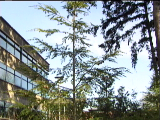
#> input picture python_projects/GMM_project/frame/b00001.bmp, 160 x 120 px, given in place of 00000.bmp, which was not available
$ python test.py
#> lines starting #> are read from the running program, lines starting #| are printed output that depends on the picture; pictures that were not available may be replaced by others from this repository, and a replacement may not be noted
import numpy as np
import cv2

#SECTION - background frame:
I = cv2.imread('./frame/00000.bmp')
#> I is the input picture: shape (120, 160, 3); mean B, G, R 146, 145.9, 135.9
fr_bw = cv2.cvtColor(I, cv2.COLOR_BGR2GRAY)
# cv2.imwrite('bw_grayscale_image.png', fr_bw)
height, width = fr_bw.shape
#> height = 120; width = 160
# print(height, width)

#SECTION - Number of Gaussian models per pixel(usually 3-5)
num_GM = 3

#SECTION - Initialize the mean for each Guassian component
mu0 = np.zeros((height, width, num_GM))
# print(mu0)
for i in range(num_GM):
    mu0[:, :, i] = fr_bw.astype(np.float64)
    # print(mu0[:,:,i])

# cv2.imwrite('test_mu.png', mu0[:, :, 0])

#SECTION - Set initial parameters
C = num_GM
T = 5                                           # threshold
D = 2.5                                         # Deviation threshold
alpha = 0.001                                   # Learning rate
thresh = 0.5                                    # Foreground threshold
sd0 = 15                                        # Initial standard deviation
w = np.ones((height, width, num_GM))/num_GM     # Initialize the weight matrix      w = 0.33    w.shape = (120, 320, 3)
# print(w.shape)
sd = sd0 * np.ones((height, width, num_GM))     # Initialize the standard deviation     sd = 15     sd.shape = (120, 320, 3)
# print(sd.shape)
p = alpha / w                                   # Initialize the p variable for updating mean and standard deviation    p = 0.003   p.shpe = (120, 320, 3)
# print(p.shape, p)
rank = np.zeros(num_GM)                         # Priority of each Gaussian distribution (w/sd)

frame_num = 200

for n in range(1, 2):
    a = ''
    if n < 10:
        a = '0000'
    elif n < 100:
        a = '000'
    else:
        a = '00'

    image = f'./frame/{a}{n}.bmp'
    I1 = cv2.imread(image)
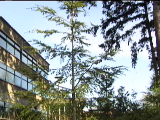
#> input picture python_projects/GMM_project/frame/b00005.bmp, 160 x 120 px, given in place of 00001.bmp, which was not available
#> I1 is the input picture: shape (120, 160, 3); mean B, G, R 146, 146.1, 136.1
    #SECTION - Initialize current frame with grayscale values
    fr_bw0 = cv2.cvtColor(I1, cv2.COLOR_BGR2GRAY)
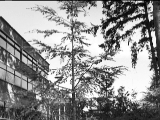
#> fr_bw0: shape (120, 160); min 1, max 255, mean 143.1
    fr_bw = fr_bw0.astype(np.float64)
    # print(fr_bw.shape)        # (120, 320)
    # cv2.imwrite('test_current_fr.png', fr_bw)
    #SECTION - Broadcast fr_bw to have the same number of channels as mu0
    fr_bw = np.expand_dims(fr_bw, axis = 2)
    fr_bw = np.repeat(fr_bw, repeats=num_GM, axis=2)
#> fr_bw: shape (120, 160, 3) float64

    #SECTION - Compute the abs distance between the new pixel and the Gaussian model mean
    u_diff = np.abs(fr_bw - mu0)
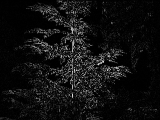
#> u_diff: shape (120, 160, 3) float64; min 0, max 224, mean 16.2
    # print(u_diff.shape, u_diff)

    #SECTION - Update the Guassian model params
    match0 = np.abs(u_diff) <= np.maximum(D * sd, T)
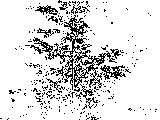
#> match0: shape (120, 160, 3) bool; 86.2% white; black in thin lines or dots
    # print(match0)
    match = np.max(match0, axis=2)
#> match: shape (120, 160) bool; 86.2% white; black in thin lines or dots
    # print(match0.shape, match.shape)

    # Update w
    # p = alpha / w
    wmatch1 = (1 - alpha) * w * match0 + alpha * match0
#> wmatch1: shape (120, 160, 3) float64; values 0 (black) and 0.334 (white), 86.2% white; black in thin lines or dots
    # print(wmatch1[0,0,:])
    wmatch0 = (1 - alpha) * w * (1-match0)
#> wmatch0: shape (120, 160, 3) float64; values 0 (black) and 0.333 (white), 13.8% white in thin lines or dots
    # print(wmatch0[0,0,:])
    w = wmatch1 + wmatch0
    # print(w[0,0,:])

    # Update sd
    sdmatch1 = np.sqrt((1-alpha) * (sd*match0) ** 2 + p * (fr_bw * match0 - mu0 * match0) ** 2)
    # print(sdmatch1[0,0,:])
    sd = sdmatch1 + sd * (1 - match0)
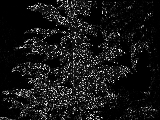
#> sd: shape (120, 160, 3) float64; min 14.99, max 15.13, mean 15; drawn with min black and max white
    # print(sd[0,0,:])

    # Update mu
    mu0match1 = (1 - alpha) * mu0 * match0 + p * fr_bw * match0
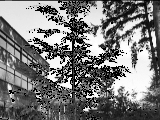
#> mu0match1: shape (120, 160, 3) float64; min 0, max 255.5, mean 122.1; drawn with min black and max white
    mu0 = mu0match1 + mu0 * (1 - match0)

    # Compute the priority of each Gaussian distribution
    wsd = w / sd
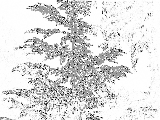
#> wsd: shape (120, 160, 3) float64; min 0.0221, max 0.0223, mean 0.0223; drawn with min black and max white
    sum1 = np.sum(wsd)
#> sum1 = 1281.7
    # print(wsd, sum1)

    A = np.array([np.sum(wsd[:, :, i]) / sum1 for i in range(C)])
#> A = [0.333, 0.333, 0.333]
    # print(A)
    A_sorted_indices = np.argsort(A)[::-1]      # 将 w 降序排列
#> A_sorted_indices = [2, 1, 0]

    thresh0 = 0
    k = 0
    for i in range(C):
#> (the run stopped early here; a loop or call above may not have finished)
